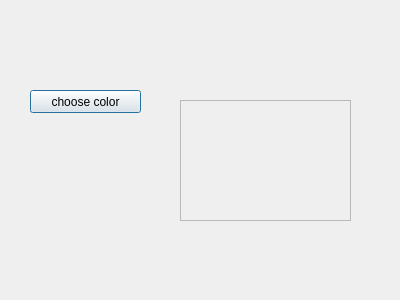
<?xml version="1.0" encoding="UTF-8"?>
<ui version="4.0">
 <class>Dialog</class>
 <widget class="QDialog" name="Dialog">
  <property name="geometry">
   <rect>
    <x>0</x>
    <y>0</y>
    <width>400</width>
    <height>300</height>
   </rect>
  </property>
  <property name="windowTitle">
   <string>Dialog</string>
  </property>
  <widget class="QPushButton" name="pushButton">
   <property name="geometry">
    <rect>
     <x>30</x>
     <y>90</y>
     <width>111</width>
     <height>23</height>
    </rect>
   </property>
   <property name="text">
    <string>choose color</string>
   </property>
  </widget>
  <widget class="QFrame" name="frame">
   <property name="geometry">
    <rect>
     <x>180</x>
     <y>100</y>
     <width>171</width>
     <height>121</height>
    </rect>
   </property>
   <property name="frameShape">
    <enum>QFrame::StyledPanel</enum>
   </property>
   <property name="frameShadow">
    <enum>QFrame::Raised</enum>
   </property>
  </widget>
  <widget class="QLabel" name="message">
   <property name="geometry">
    <rect>
     <x>60</x>
     <y>250</y>
     <width>281</width>
     <height>31</height>
    </rect>
   </property>
   <property name="text">
    <string/>
   </property>
  </widget>
 </widget>
 <resources/>
 <connections/>
</ui>
